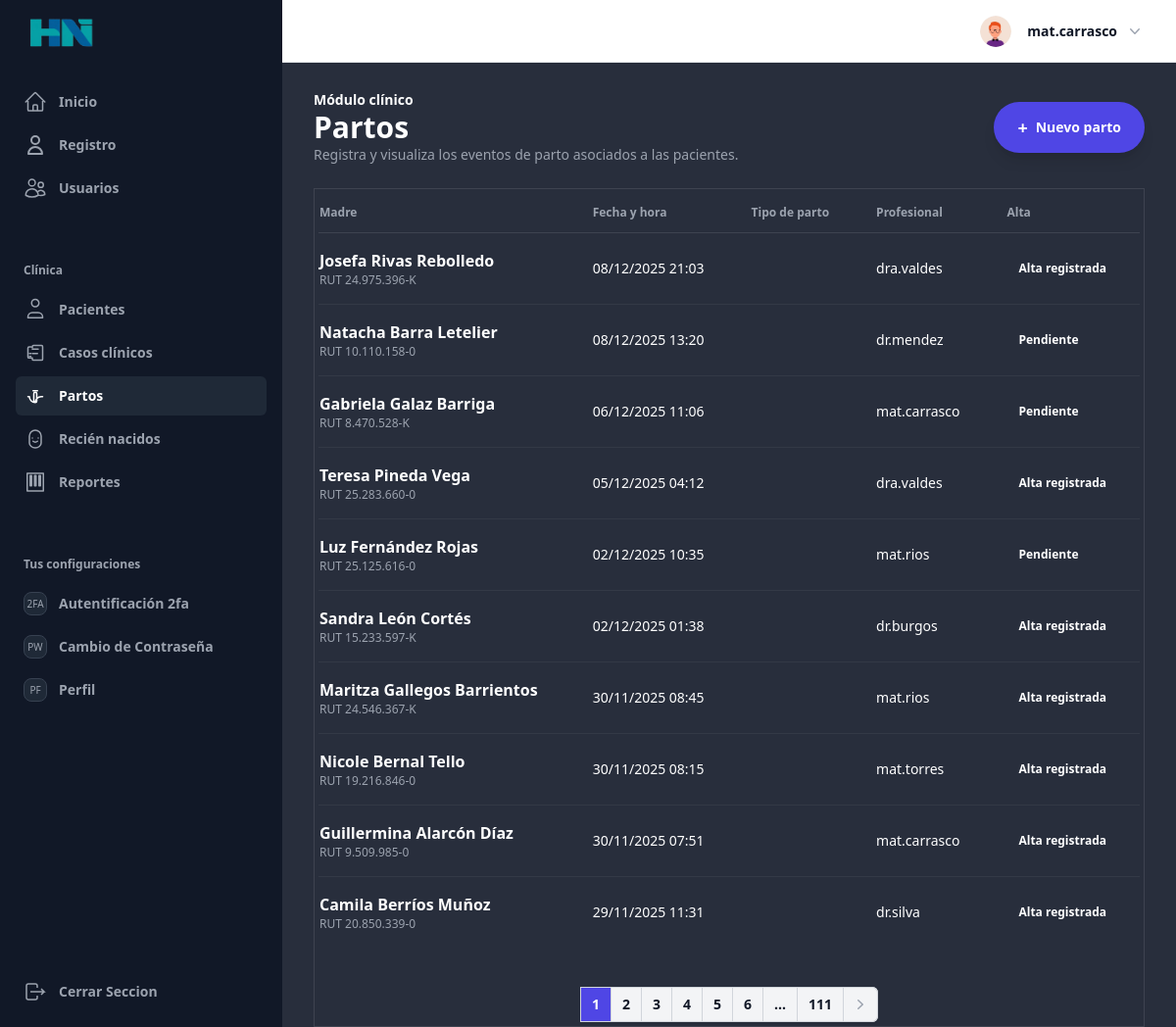
/clinica/partos/ (signed in), run on the app's committed database.
### UsuarioApp/models.py (models this page shows, shortened)
class Profile(models.Model):
    last_activity = models.DateTimeField(null=True, blank=True)
    image = models.ImageField(upload_to=profile_picture_path, default="profile.webp")
    user_FK = models.OneToOneField(
        User, on_delete=models.CASCADE, related_name="profile"
    )
    position_FK = models.ForeignKey(
        Position, on_delete=models.SET_NULL, null=True, blank=True
    )
    def save(self, *args, **kwargs):
        update_last_activity = kwargs.pop("update_last_activity", False)
        if update_last_activity:
            self.last_activity = timezone.now()
            kwargs["update_fields"] = ["last_activity"]
        if self.pk:
            handle_old_image(Profile, self.pk, self.image)
        super(Profile, self).save(*args, **kwargs)
        if self.image and os.path.exists(self.image.path):
            resize_image(self.image.path, 300)
            crop_image(self.image.path, 300)
    def update_last_activity(self):
        self.save(update_last_activity=True)
    class Meta:
        verbose_name = "Perfil"
        verbose_name_plural = "Perfiles"
        ordering = ["-id"]

### clinica/models.py (models this page shows, shortened)
class Parto(models.Model):
    class PosicionPartoChoices(models.TextChoices):
        SEMISENTADA = "semisentada", _("Semisentada")
        SENTADA = "sentada", _("Sentada")
        LITOTOMIA = "litotomia", _("Litotomía")
        CUADRUPEDA = "cuadrupeda", _("Cuadrúpeda")
        DE_PIE = "de_pie", _("De pie")
        CUCLILLA = "cuclilla", _("Cuclilla")
        OTRO = "otro", _("Otro")
    paciente = models.ForeignKey(
        Paciente,
        verbose_name=_("Madre"),
        related_name="partos",
        on_delete=models.CASCADE,
    )
    fecha_hora = models.DateTimeField(_("Fecha y hora del parto"))
    fecha_ingreso = models.DateTimeField(_("Fecha y hora de ingreso"), null=True, blank=True)
    tipo_parto = models.ForeignKey(
        TipoParto,
        verbose_name=_("Tipo de parto"),
        related_name="episodios",
        on_delete=models.SET_NULL,
        null=True,
        blank=True,
        db_column="tipo_parto_id",
        help_text=_("Referencia a catálogo nacional de tipos de parto."),
    )
    posicion_parto = models.CharField(
        _("Posición durante el parto"),
        max_length=20,
        choices=PosicionPartoChoices.choices,
        blank=True,
    )
    posicion_parto_otro = models.CharField(
        _("Detalle de posición (si 'Otro')"),
        max_length=100,
        blank=True,
    )
    sala = models.CharField(_("Sala / pabellón"), max_length=50, blank=True)
    edad_materna_parto = models.PositiveSmallIntegerField(
        _("Edad materna al parto"),
        null=True,
        blank=True,
        validators=[MinValueValidator(10), MaxValueValidator(60)],
    )
    paridad = models.PositiveSmallIntegerField(_("Paridad"), null=True, blank=True)
    control_prenatal = models.BooleanField(_("Control prenatal"), default=True)
    preeclampsia_severa = models.BooleanField(_("Preeclampsia severa"), default=False)
    eclampsia = models.BooleanField(_("Eclampsia"), default=False)
    sepsis = models.BooleanField(_("Sepsis"), default=False)
    infeccion_ovular = models.BooleanField(_("Infección ovular"), default=False)
    detalle_otra_patologia = models.TextField(_("Otras patologías"), blank=True)
    ligadura_tardia_cordon = models.BooleanField(_("Ligadura tardía del cordón"), default=False)
    contacto_piel_piel = models.BooleanField(_("Contacto piel con piel"), default=False)
    duracion_contacto_min = models.PositiveSmallIntegerField(
        _("Duración contacto piel con piel (min)"), null=True, blank=True
    )
    lactancia_primera_hora = models.BooleanField(_("Lactancia en primera hora"), default=False)
    alojamiento_conjunto = models.BooleanField(_("Alojamiento conjunto"), default=False)
    vdrl_positivo = models.BooleanField(_("VDRL positivo"), default=False)
    hepatitis_b_positivo = models.BooleanField(_("Hepatitis B positivo"), default=False)
    vih_positivo = models.BooleanField(_("VIH positivo"), default=False)
    complicaciones = models.TextField(_("Complicaciones"), blank=True)
    observaciones = models.TextField(_("Observaciones"), blank=True)
    duracion_trabajo_parto_min = models.PositiveIntegerField(
        _("Duración del trabajo de parto (min)"),
        null=True,
        blank=True,
        validators=[MaxValueValidator(2880)]
    )
    personal_responsable = models.ForeignKey(
        settings.AUTH_USER_MODEL,
        verbose_name=_("Profesional responsable"),
        related_name="partos_asignados",
        on_delete=models.SET_NULL,
        null=True,
        blank=True,
    )
    fecha_creacion = models.DateTimeField(_("Fecha de creación"), auto_now_add=True)
    fecha_actualizacion = models.DateTimeField(_("Fecha de actualización"), auto_now=True)
    class Meta:
        ordering = ["-fecha_hora"]
        verbose_name = _("Parto")
        verbose_name_plural = _("Partos")
        indexes = [
            models.Index(fields=["fecha_hora"], name="idx_parto_fecha"),
            models.Index(fields=["paciente"], name="idx_parto_paciente"),
            models.Index(fields=["edad_materna_parto"], name="idx_parto_edad_materna"),
        ]
    @property
    def alta_registrada(self):
        try:
            return self.alta
        except Alta.DoesNotExist:  # type: ignore[name-defined]
            return None

class Paciente(models.Model):
    class SexoChoices(models.TextChoices):
        MASCULINO = "M", _("Masculino")
        FEMENINO = "F", _("Femenino")
        OTRO = "O", _("Otro")
    class EstadoCivilChoices(models.TextChoices):
        SOLTERA = "soltera", _("Soltera")
        CASADA = "casada", _("Casada")
        VIUDA = "viuda", _("Viuda")
        DIVORCIADA = "divorciada", _("Divorciada")
        CONVIVIENTE = "conviviente", _("Conviviente")
        OTRO = "otro", _("Otro")
    class NivelEducacionalChoices(models.TextChoices):
        NINGUNA = "ninguna", _("Ninguna")
        BASICA = "basica", _("Básica")
        MEDIA = "media", _("Media")
        TECNICA = "tecnica", _("Técnica")
        UNIVERSITARIA = "universitaria", _("Universitaria")
        OTRO = "otro", _("Otro")
    class EstadoAtencionChoices(models.TextChoices):
        EN_ESPERA = "en_espera", _("En espera")
        EN_OBSERVACION = "en_observacion", _("En observación")
        ATENDIDO = "atendido", _("Atendido")
        DERIVADO = "derivado", _("Derivado")
    class RiesgoObstetricoChoices(models.TextChoices):
        BAJO = "bajo", _("Bajo")
        MEDIO = "medio", _("Medio")
        ALTO = "alto", _("Alto")
    rut = models.CharField(_("RUT"), max_length=12, unique=True)
    nombres = models.CharField(_("Nombres"), max_length=100, blank=True)
    apellido_paterno = models.CharField(_("Apellido paterno"), max_length=100, blank=True)
    apellido_materno = models.CharField(_("Apellido materno"), max_length=100, blank=True)
    nombre_completo = models.CharField(_("Nombre completo"), max_length=255, blank=True)
    fecha_nacimiento = models.DateField(_("Fecha de nacimiento"))
    sexo = models.CharField(_("Sexo"), max_length=1, choices=SexoChoices.choices)
    telefono = models.CharField(_("Teléfono"), max_length=20, blank=True)
    email = models.EmailField(_("Correo electrónico"), blank=True)
    direccion = models.CharField(_("Dirección"), max_length=255, blank=True)
    estado_civil = models.CharField(
        _("Estado civil"),
        max_length=20,
        choices=EstadoCivilChoices.choices,
        default=EstadoCivilChoices.OTRO,
        blank=True,
    )
    nivel_educacional = models.CharField(
        _("Nivel educacional"),
        max_length=20,
        choices=NivelEducacionalChoices.choices,
        default=NivelEducacionalChoices.OTRO,
        blank=True,
    )
    consultorio = models.ForeignKey(
        Consultorio,
        verbose_name=_("Consultorio de referencia"),
        related_name="pacientes",
        on_delete=models.SET_NULL,
        null=True,
        blank=True,
        db_column="consultorio_id",
    )
    consultorio_otro = models.CharField(
        _("Especifique Consultorio"),
        max_length=120,
        blank=True,
        help_text=_("Llenar solo si el consultorio no aparece en la lista.")
    )
    registrado_por = models.ForeignKey(
        settings.AUTH_USER_MODEL,
        verbose_name=_("Registrado por"),
        related_name="pacientes_registrados",
        on_delete=models.SET_NULL,
        null=True,
        blank=True,
    )
    actualizado_por = models.ForeignKey(
        settings.AUTH_USER_MODEL,
        verbose_name=_("Actualizado por"),
        related_name="pacientes_actualizados",
        on_delete=models.SET_NULL,
        null=True,
        blank=True,
    )
    nacionalidad = models.ForeignKey(
        Nacionalidad,
        verbose_name=_("Nacionalidad"),
        related_name="pacientes",
        on_delete=models.SET_NULL,
        null=True,
        blank=True,
        db_column="nacionalidad_codigo",
    )
    nacionalidad_otro = models.CharField(
        _("Especifique Nacionalidad"),
        max_length=60,
        blank=True,
        help_text=_("Llenar solo si seleccionó 'Otra' en Nacionalidad.")
    )
    pueblo_originario = models.ForeignKey(
        PuebloOriginario,
        verbose_name=_("Pueblo originario"),
        related_name="pacientes",
        on_delete=models.SET_NULL,
        null=True,
        blank=True,
        db_column="pueblo_originario_id",
    )
    activo = models.BooleanField(_("Activo"), default=True)
    estado_atencion = models.CharField(
        _("Estado de atención"),
        max_length=20,
        choices=EstadoAtencionChoices.choices,
        default=EstadoAtencionChoices.EN_ESPERA,
    )
    riesgo_obstetrico = models.CharField(
        _("Riesgo obstétrico"),
        max_length=10,
        choices=RiesgoObstetricoChoices.choices,
        default=RiesgoObstetricoChoices.BAJO,
    )
    contacto_emergencia_nombre = models.CharField(
        _("Nombre contacto de emergencia"),
        max_length=120,
        blank=True,
    )
    contacto_emergencia_telefono = models.CharField(
        _("Teléfono contacto de emergencia"),
        max_length=20,
        blank=True,
    )
    fecha_creacion = models.DateTimeField(_("Fecha de creación"), auto_now_add=True)
    fecha_actualizacion = models.DateTimeField(_("Fecha de actualización"), auto_now=True)
    class Meta:
        ordering = ["nombres", "apellido_paterno", "apellido_materno"]
        verbose_name = _("Paciente")
        verbose_name_plural = _("Pacientes")
        indexes = [
            models.Index(fields=["fecha_nacimiento"], name="idx_paciente_fecha_nac"),
            models.Index(fields=["nombres", "apellido_paterno"], name="idx_paciente_nombre"),
        ]

### clinica/views.py (the view)
# urls.py: path("partos/", views.PartoListView.as_view(), name="parto_list"),
class PartoListView(PermitsPositionMixin, ListView):
    permission_required = ['CLINICAL_FULL', 'CLINICAL_SUPPORT']
    model = Parto
    template_name = "clinica/partos/lista.html"
    context_object_name = "partos"
    paginate_by = 10
    def get_queryset(self):
        qs = (
            Parto.objects.select_related("paciente", "personal_responsable", "alta")
            .prefetch_related("recien_nacidos")
            .order_by("-fecha_hora")
        )
        return qs

### utils/customer_img.py (called while the page is built, shortened)
def resize_image(img_path, img_size):
    try:
        with Image.open(img_path) as img:
            ancho, alto = img.size
    except (FileExistsError, UnidentifiedImageError):
        print("Error al Redimensionar la imagen")

def crop_image(img_path, img_size):
    try:
        with Image.open(img_path) as img:
            ancho, alto = img.size
    except (FileExistsError, UnidentifiedImageError):
        print("Erro al Recortar la imagen")

def handle_old_image(modelo, pk, image):
    default_image = "profile.webp"
    old_profile = modelo.objects.get(pk=pk)
    default_image_path = os.path.join(settings.MEDIA_ROOT, default_image)
    if (
        old_profile.image.path != image.path
        and old_profile.image.path != default_image_path
    ):
        default_storage.delete(old_profile.image.path)

### templates/clinica/partos/lista.html (shortened to what this page needs)
{% extends 'components/Layout/base_extendido.html' %}
{% block content_main %}
<section class="space-y-6 text-white">
  <div class="flex flex-wrap items-center justify-between gap-4">
    <div>
      <p class="text-sm font-semibold text-indigo-300 uppercase tracking-wide">Módulo clínico</p>
      <h1 class="text-3xl font-bold text-white">Partos</h1>
      <p class="text-sm text-gray-400">Registra y visualiza los eventos de parto asociados a las pacientes.</p>
    </div>
    <a href="{% url 'clinica:parto_create' %}" class="inline-flex items-center gap-2 rounded-full bg-indigo-600 px-6 py-3 text-sm font-semibold text-white shadow-lg shadow-indigo-600/30 transition hover:bg-indigo-500 focus-visible:outline focus-visible:outline-2 focus-visible:outline-offset-2 focus-visible:outline-indigo-500">
      <span class="text-lg leading-none">+</span>
      Nuevo parto
    </a>
  </div>
  <div class="rounded-[2.5rem] border border-white/10 bg-gray-950/40 p-1 shadow-2xl shadow-black/30">
    <div class="overflow-x-auto rounded-[2rem]">
      <div class="overflow-hidden rounded-[2rem]">
        <table aria-label="Partos" class="w-full whitespace-nowrap text-left text-sm text-gray-300">
          <thead class="border-b border-white/10 text-xs font-semibold uppercase tracking-wide text-gray-400">
            <tr>
              <th class="py-3 pl-6 pr-8 sm:pl-8">Madre</th>
              <th class="px-6 py-3">Fecha y hora</th>
              <th class="px-6 py-3">Tipo de parto</th>
              <th class="px-6 py-3">Profesional</th>
              <th class="px-6 py-3">Alta</th>
            </tr>
          </thead>
          <tbody class="divide-y divide-white/5 text-sm leading-6">
            {% for parto in partos %}
              <tr class="transition hover:bg-white/5">
                <td class="py-4 pl-6 pr-8 sm:pl-8">
                  <div class="flex flex-col gap-1">
                    <p class="text-base font-semibold text-white">{{ parto.paciente.nombre_completo }}</p>
                    <p class="text-xs text-gray-400">RUT {{ parto.paciente.rut }}</p>
                  </div>
                </td>
                <td class="px-6 py-4 text-sm text-gray-200">
                  {{ parto.fecha_hora|date:"d/m/Y H:i" }}
                </td>
                <td class="px-6 py-4 text-sm text-gray-200">
                </td>
                <td class="px-6 py-4 text-sm text-gray-200">
                  {{ parto.personal_responsable|default:"—" }}
                </td>
                <td class="px-6 py-4 text-sm">
                  {% if parto.alta_registrada %}
                    <span class="inline-flex items-center rounded-full bg-emerald-500/20 px-3 py-1 text-xs font-semibold text-emerald-300">Alta registrada</span>
                  {% else %}
                    <span class="inline-flex items-center rounded-full bg-amber-500/20 px-3 py-1 text-xs font-semibold text-amber-300">Pendiente</span>
                  {% endif %}
                </td>
              </tr>
            {% empty %}
              <tr>
                <td colspan="6" class="px-6 py-10 text-center text-sm text-gray-400">
                  No hay partos registrados.
                </td>
              </tr>
            {% endfor %}
          </tbody>
        </table>
      </div>
    </div>
    {% include 'components/paginador.html' with page_obj=page_obj %}
  </div>
</section>
{% endblock content_main %}

### templates/components/header/components/profile.html (shortened to what this page needs)
{% load static %}
<div class="relative" x-data="{ openUser: false }">
  <button type="button" class="-m-1.5 flex items-center p-1.5" id="user-menu-button" aria-expanded="false" aria-haspopup="true" @click="openUser = !openUser">
    <img class="h-8 w-8 rounded-full bg-gray-50" src="{{ request.user.profile.image.url }}" alt="perfil">
    <span class="hidden lg:flex lg:items-center">
      <span class="ml-4 text-sm font-semibold leading-6 text-gray-900" aria-hidden="true">{{ request.user }}</span>
      <svg class="ml-2 h-5 w-5 text-gray-400" viewBox="0 0 20 20" fill="currentColor" aria-hidden="true">
        <path fill-rule="evenodd" d="M5.23 7.21a.75.75 0 011.06.02L10 11.168l3.71-3.938a.75.75 0 111.08 1.04l-4.25 4.5a.75.75 0 01-1.08 0l-4.25-4.5a.75.75 0 01.02-1.06z" clip-rule="evenodd" />
      </svg>
    </span>
  </button>
</div>

### static/css/mensajes.css (style rules this page uses)
button { padding: 10px; }

### data on the page
Parto: paciente.nombre_completo "Josefa Rivas Rebolledo", paciente.rut "24.975.396-K", fecha_hora "08/12/2025 21:03", personal_responsable "dra.valdes", shows "Alta registrada"
Parto: paciente.nombre_completo "Natacha Barra Letelier", paciente.rut "10.110.158-0", fecha_hora "08/12/2025 13:20", personal_responsable "dr.mendez", shows "Pendiente"
Parto: paciente.nombre_completo "Gabriela Galaz Barriga", paciente.rut "8.470.528-K", fecha_hora "06/12/2025 11:06", personal_responsable "mat.carrasco", shows "Pendiente"
Parto: paciente.nombre_completo "Teresa Pineda Vega", paciente.rut "25.283.660-0", fecha_hora "05/12/2025 04:12", personal_responsable "dra.valdes", shows "Alta registrada"
Parto: paciente.nombre_completo "Luz Fernández Rojas", paciente.rut "25.125.616-0", fecha_hora "02/12/2025 10:35", personal_responsable "mat.rios", shows "Pendiente"
Parto: paciente.nombre_completo "Sandra León Cortés", paciente.rut "15.233.597-K", fecha_hora "02/12/2025 01:38", personal_responsable "dr.burgos", shows "Alta registrada"
Parto: paciente.nombre_completo "Maritza Gallegos Barrientos", paciente.rut "24.546.367-K", fecha_hora "30/11/2025 08:45", personal_responsable "mat.rios", shows "Alta registrada"
Parto: paciente.nombre_completo "Nicole Bernal Tello", paciente.rut "19.216.846-0", fecha_hora "30/11/2025 08:15", personal_responsable "mat.torres", shows "Alta registrada"
Parto: paciente.nombre_completo "Guillermina Alarcón Díaz", paciente.rut "9.509.985-0", fecha_hora "30/11/2025 07:51", personal_responsable "mat.carrasco", shows "Alta registrada"
Parto: paciente.nombre_completo "Camila Berríos Muñoz", paciente.rut "20.850.339-0", fecha_hora "29/11/2025 11:31", personal_responsable "dr.silva", shows "Alta registrada"

### other printed values
{{ request.user }} "mat.carrasco"
{{ page }} "1" "2" "3" "4" "5" "6"
{{ paginator.num_pages }} "111"
